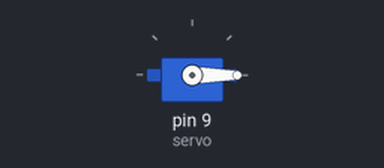
This sketch was run on a simulated Arduino Uno, built with avr-gcc and run on an emulated ATmega328P. Parts: servo.

Above: at 0.1 s.
At 1.1 s:
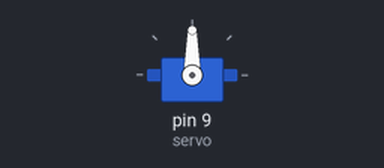
At 2.1 s:
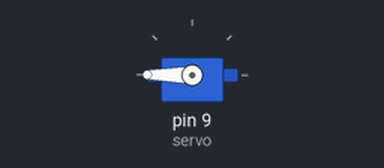
Timing chart, 0 to 3.6 s (numbered marks = the images above):
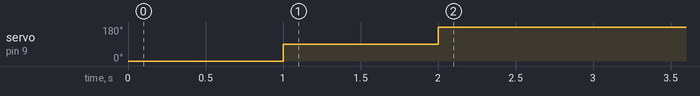

The sketch:

servo1.ino
```cpp
#include <Servo.h>

Servo servo;

void setup() {
  servo.attach(9);  // attaches the servo on pin 9 to the servo object
  servo.write(0);
  delay(1000);
  servo.write(90);
  delay(1000);
  servo.write(180);
  delay(1000);
}

void loop() {
}
```
